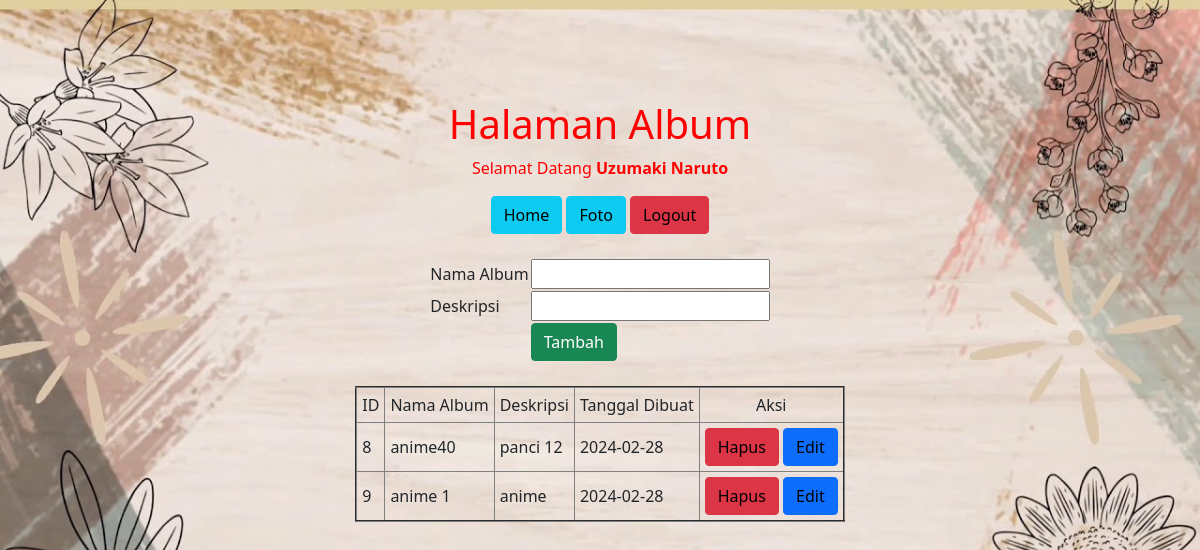
Screenshot of /album.php (signed in) with the database file from the repository.
### tables this page shows
CREATE TABLE `album` (
  `albumid` int(11) NOT NULL,
  `namaalbum` varchar(255) NOT NULL,
  `deskripsi` text NOT NULL,
  `tanggaldibuat` date NOT NULL,
  `userid` int(11) NOT NULL
);

### album.php (the view, shortened to what this page needs)
<!DOCTYPE html>
<html lang="en">
<head>
    <link href="https://cdn.jsdelivr.net/npm/bootstrap@5.0.2/dist/css/bootstrap.min.css" rel="stylesheet">
</head>
<body>
<center>
    <h1>Halaman Album</h1>
    <p>Selamat Datang <b><?=$_SESSION['namalengkap']?></b></p>
    <tr>
        <td><button type="submit" class="btn btn-info"><a href="home.php" style="text-decoration: none; color: black;">Home</a></button></td>
        <td><button type="submit" class="btn btn-info"><a href="foto.php" style="text-decoration: none; color: black;">Foto</a></button></td>
        <td><button type="submit" class="btn btn-danger"><a href="logout.php" style="text-decoration: none; color: black;">Logout</a></button></td>
    </tr>
    <br><br>
    <form action="tambah_album.php" method="post">
        <table>
            <tr>
                <td>Nama Album</td>
                <td><input type="text" name="namaalbum"></td>
            </tr>
            <tr>
                <td>Deskripsi</td>
                <td><input type="text" name="deskripsi"></td>
            </tr>
            <tr>
                <td></td>
                <td><button type="submit" class="btn btn-success">Tambah</button></td>
            </tr>
        </table>
    </form>
    <br>
    <table class="table-bordered" border="2" cellpadding="5" cellspacing="0">
        <tr>
            <td>ID</td>
            <td>Nama Album</td>
            <td>Deskripsi</td>
            <td>Tanggal Dibuat</td>
            <td style="text-align:center">Aksi</td>
        </tr>
        <?php
            include "koneksi.php";
            $userid=$_SESSION['userid'];
            $sql=mysqli_query($conn, "select * from album where userid='$userid'");
            while($data=mysqli_fetch_array($sql)){
        ?>
            <tr>
                <td><?=$data['albumid']?></td>
                <td><?=$data['namaalbum']?></td>
                <td><?=$data['deskripsi']?></td>
                <td><?=$data['tanggaldibuat']?></td>
                <td>
                    <button type="submit" class="btn btn-danger"><a href="hapus_album.php?albumid=<?=$data['albumid']?>" style="text-decoration: none; color: black;">Hapus</a></button>
                    <button type="submit" class="btn btn-primary"><a href="edit_album.php?albumid=<?=$data['albumid']?>" style="text-decoration: none; color: black;">Edit</a></button>
                </td>
            </tr>
        <?php
            }
        ?>
    </table>
    </center>
</body>
</html>

### album.php (style rules this page uses)
body { background-image: url(gambar/maxresdefault.jpg); background-size: cover; margin-top: 100px; }
h1 { color: red; }
p { color: red; }

### rows the page displays
album: albumid "8", namaalbum "anime40", deskripsi "panci 12", tanggaldibuat "2024-02-28"
album: albumid "9", namaalbum "anime 1", deskripsi "anime", tanggaldibuat "2024-02-28"

### other values shown
$_SESSION['namalengkap'] "Uzumaki Naruto"
